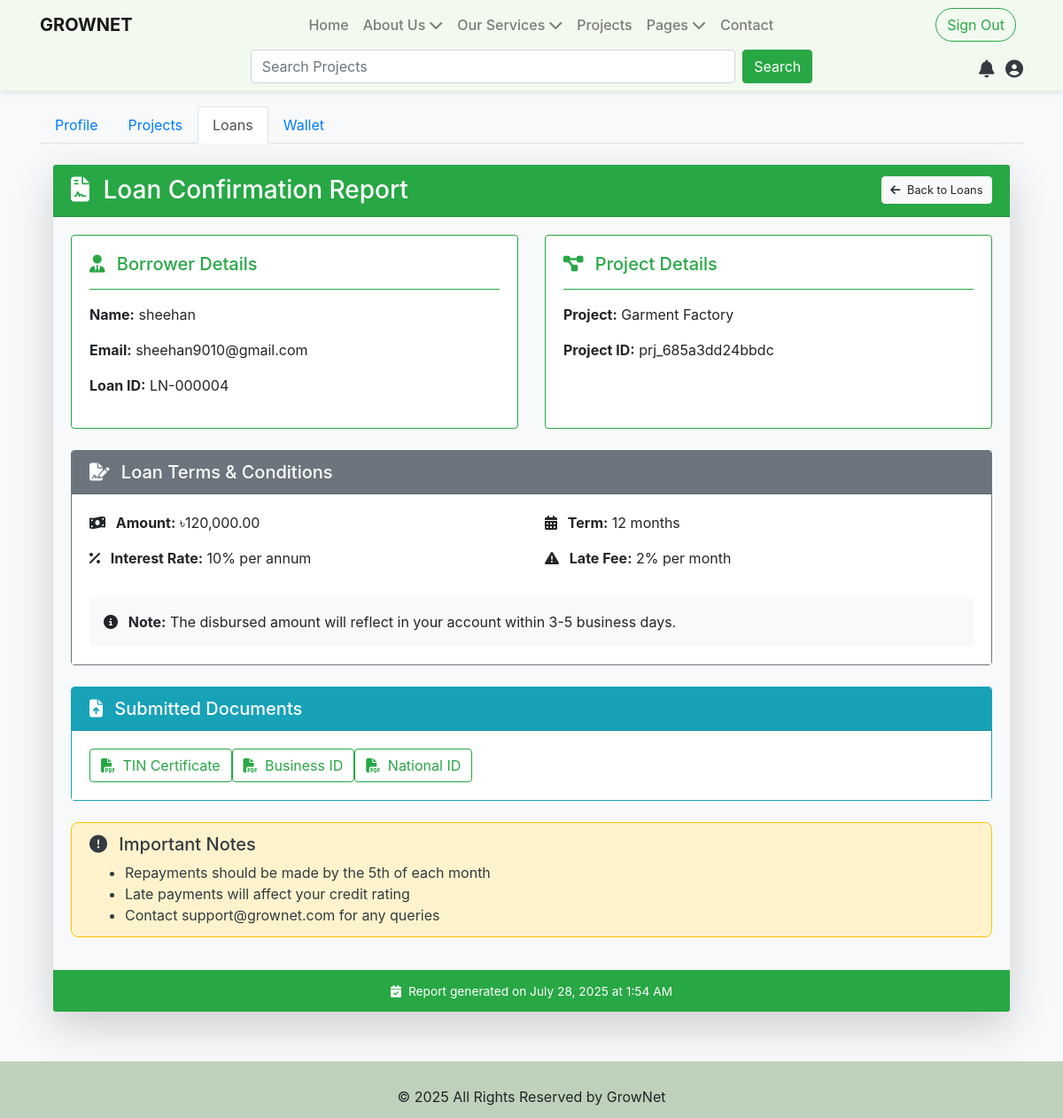
Page /index.php?page=dashboard&pages=userloans&action=viewreport&id=4 (signed in) on the committed database.
### tables this page shows
CREATE TABLE `loans` (
  `id` int(11) NOT NULL,
  `user_id` int(11) NOT NULL,
  `loan_amount` decimal(12,2) NOT NULL,
  `purpose` text DEFAULT NULL,
  `status` enum('pending','approved','rejected','cancelled','paid','due') DEFAULT 'pending',
  `due_amount` decimal(12,2) DEFAULT 0.00,
  `interest_rate` decimal(5,2) DEFAULT 10.00,
  `repayment_period_months` int(11) DEFAULT 12,
  `disbursement_date` date DEFAULT NULL,
  `due_date` date DEFAULT NULL,
  `processing_fee_percent` decimal(5,2) DEFAULT 1.50,
  `total_amount_due` decimal(12,2) DEFAULT NULL,
  `monthly_payment` decimal(12,2) DEFAULT NULL,
  `late_fee_percent` decimal(5,2) DEFAULT 2.00,
  `approved_by` int(11) DEFAULT NULL,
  `approved_at` datetime DEFAULT NULL,
  `created_at` datetime DEFAULT current_timestamp(),
  `updated_at` datetime DEFAULT current_timestamp() ON UPDATE current_timestamp(),
  `is_seen` tinyint(1) NOT NULL DEFAULT 0,
  `tin_certificate` varchar(255) DEFAULT NULL,
  `business_id_certificate` varchar(255) DEFAULT NULL,
  `national_id` varchar(255) DEFAULT NULL,
  `project_uniqid` varchar(64) DEFAULT NULL
);

CREATE TABLE `users` (
  `id` int(10) NOT NULL,
  `uniqid` varchar(50) DEFAULT NULL,
  `user_name` varchar(100) NOT NULL,
  `f_name` varchar(100) NOT NULL,
  `dob` date DEFAULT NULL,
  `contact` varchar(20) NOT NULL,
  `created_at` timestamp NOT NULL DEFAULT current_timestamp(),
  `user_email` varchar(100) NOT NULL,
  `user_pass` varchar(255) NOT NULL,
  `account_status` enum('active','inactive','','') NOT NULL DEFAULT 'inactive',
  `is_online` tinyint(1) NOT NULL DEFAULT 0,
  `gender` enum('male','female','others') DEFAULT NULL,
  `user_img` varchar(255) DEFAULT NULL,
  `location_id` int(11) DEFAULT NULL,
  `description` text DEFAULT NULL
);

CREATE TABLE `projects` (
  `id` int(10) NOT NULL,
  `uniqid` varchar(255) DEFAULT NULL,
  `project_name` varchar(100) NOT NULL,
  `description` text NOT NULL,
  `project_img` varchar(255) NOT NULL,
  `categoryId` int(10) NOT NULL,
  `project_type` enum('long_term','short_term') NOT NULL DEFAULT 'long_term',
  `created_at` timestamp NOT NULL DEFAULT current_timestamp(),
  `project_status` enum('pending','active','closed','approved','declined') NOT NULL,
  `owner_id` int(10) NOT NULL,
  `shares` int(10) UNSIGNED NOT NULL,
  `price_per_share` decimal(12,2) NOT NULL,
  `total_amount` decimal(12,2) DEFAULT NULL,
  `campaign_start` date DEFAULT NULL,
  `campaign_end` date DEFAULT NULL,
  `project_start` date DEFAULT NULL,
  `project_end` date DEFAULT NULL,
  `is_flexible_duration` tinyint(1) DEFAULT 0,
  `updated_at` timestamp NOT NULL DEFAULT current_timestamp() ON UPDATE current_timestamp(),
  `is_seen` tinyint(1) NOT NULL DEFAULT 0,
  `rejection_reason` text DEFAULT NULL,
  `avg_rating` decimal(3,2) DEFAULT 0.00,
  `review_count` int(11) DEFAULT 0
);

### config/class.user.php (called while the page is built, shortened)
<?php
class USER
{
	private $conn;
	public function __construct()
	{
		$database = new Database();
		$db = $database->dbConnection();
		$this->conn = $db;
	}
	public function runQuery($sql)
	{
		$stmt = $this->conn->prepare($sql);
		return $stmt;
	}
}
?>

### pages/user/viewLoanReport.php (the view, shortened to what this page needs)
<?php
require_once 'config/class.user.php';
$user = new USER();
$loanId = isset($_GET['id']) ? intval($_GET['id']) : 0;
$uid = $_SESSION['userSession'];
$stmt = $user->runQuery("
    SELECT l.*, u.user_name, u.user_email, p.project_name
    FROM loans l
    JOIN users u ON l.user_id = u.id
    LEFT JOIN projects p ON l.project_uniqid = p.uniqid
    WHERE l.id = :id AND l.user_id = :uid
");
$stmt->execute([':id' => $loanId, ':uid' => $uid]);
$loan = $stmt->fetch(PDO::FETCH_ASSOC);
?>
<div class="container mt-4">
    <div class="card shadow-lg border-0">
        <div class="card-header bg-success text-white">
            <div class="d-flex justify-content-between align-items-center">
                <h3 class="mb-0">
                    <i class="fas fa-file-contract mr-2"></i>
                    Loan Confirmation Report
                </h3>
                <a href="index.php?page=dashboard&pages=userloans" class="btn btn-light btn-sm">
                    <i class="fas fa-arrow-left mr-1"></i> Back to Loans
                </a>
            </div>
        </div>
        <div class="card-body bg-light">
            <div class="row mb-4">
                <div class="col-md-6">
                    <div class="card h-100 border-success">
                        <div class="card-body">
                            <h5 class="card-title text-success">
                                <i class="fas fa-user-tie mr-2"></i> Borrower Details
                            </h5>
                            <hr class="border-success">
                            <p><strong>Name:</strong> <?= htmlspecialchars($loan['user_name']) ?></p>
                            <p><strong>Email:</strong> <?= htmlspecialchars($loan['user_email']) ?></p>
                            <p><strong>Loan ID:</strong> LN-<?= str_pad($loan['id'], 6, '0', STR_PAD_LEFT) ?></p>
                        </div>
                    </div>
                </div>
                <div class="col-md-6">
                    <div class="card h-100 border-success">
                        <div class="card-body">
                            <h5 class="card-title text-success">
                                <i class="fas fa-project-diagram mr-2"></i> Project Details
                            </h5>
                            <hr class="border-success">
                            <?php if (!empty($loan['project_name'])): ?>
                                <p><strong>Project:</strong> <?= htmlspecialchars($loan['project_name']) ?></p>
                                <p><strong>Project ID:</strong> <?= htmlspecialchars($loan['project_uniqid']) ?></p>
                            <?php else: ?>
                                <p class="text-muted"><i class="fas fa-info-circle mr-2"></i> No associated project</p>
                            <?php endif; ?>
                        </div>
                    </div>
                </div>
            </div>
            <div class="card mb-4 border-secondary">
                <div class="card-header bg-secondary text-white">
                    <h5 class="mb-0">
                        <i class="fas fa-file-signature mr-2"></i>
                        Loan Terms & Conditions
                    </h5>
                </div>
                <div class="card-body bg-white">
                    <div class="row">
                        <div class="col-md-6">
                            <p><strong><i class="fas fa-money-bill-wave mr-2"></i> Amount:</strong>
                               ৳<?= number_format($loan['loan_amount'], 2) ?></p>
                            <p><strong><i class="fas fa-percentage mr-2"></i> Interest Rate:</strong>
                               10% per annum</p>
                        </div>
                        <div class="col-md-6">
                            <p><strong><i class="fas fa-calendar-alt mr-2"></i> Term:</strong>
                               12 months</p>
                            <p><strong><i class="fas fa-exclamation-triangle mr-2"></i> Late Fee:</strong>
                               2% per month</p>
                        </div>
                    </div>
                    <div class="mt-3 p-3 bg-light rounded">
                        <p class="mb-0"><strong><i class="fas fa-info-circle mr-2"></i> Note:</strong>
                           The disbursed amount will reflect in your account within 3-5 business days.</p>
                    </div>
                </div>
            </div>
            <div class="card mb-4 border-info">
                <div class="card-header bg-info text-white">
                    <h5 class="mb-0">
                        <i class="fas fa-file-upload mr-2"></i>
                        Submitted Documents
                    </h5>
                </div>
                <div class="card-body bg-white">
                    <div class="d-flex flex-wrap gap-2">
                        <?php if ($loan['tin_certificate']): ?>
                            <a href="../../assets/doc/<?= htmlspecialchars($loan['tin_certificate']) ?>"
                               target="_blank" class="btn btn-outline-success">
                               <i class="fas fa-file-pdf mr-1"></i> TIN Certificate
                            </a>
                        <?php endif; ?>
                        <?php if ($loan['business_id_certificate']): ?>
                            <a href="../../assets/doc/<?= htmlspecialchars($loan['business_id_certificate']) ?>"
                               target="_blank" class="btn btn-outline-success">
                               <i class="fas fa-file-pdf mr-1"></i> Business ID
                            </a>
                        <?php endif; ?>
                        <?php if ($loan['national_id']): ?>
                            <a href="../../assets/doc/<?= htmlspecialchars($loan['national_id']) ?>"
                               target="_blank" class="btn btn-outline-success">
                               <i class="fas fa-file-pdf mr-1"></i> National ID
                            </a>
                        <?php endif; ?>
                    </div>
                </div>
            </div>
            <div class="alert alert-warning border-warning">
                <h5 class="text-dark"><i class="fas fa-exclamation-circle mr-2"></i> Important Notes</h5>
                <ul class="mb-0">
                    <li class="text-dark">Repayments should be made by the 5th of each month</li>
                    <li class="text-dark">Late payments will affect your credit rating</li>
                    <li class="text-dark">Contact support@grownet.com for any queries</li>
                </ul>
            </div>
        </div>
        <div class="card-footer bg-success text-white text-center">
            <small><i class="fas fa-calendar-check mr-2"></i>Report generated on <?= date('F j, Y \a\t g:i A') ?></small>
        </div>
    </div>
</div>

### assets/css/style.css (style rules this page uses)
body, html { height: 100%; margin: 0; padding: 0; background-color: #f8f9fa; scroll-behavior: smooth; }
.btn-sm { padding: .3rem .6rem; font-size: .8rem; border-radius: .25rem; }
.alert { border-radius: 8px; }
.card-footer { border-top: 1px solid #e9ecef; background: #fff; font-size: 0.98rem; }

### rows in the picture
loans: user.user_name "sheehan", user.user_email "sheehan9010@gmail.com", id "000004", projects.project_name "Garment Factory", project_uniqid "prj_685a3dd24bbdc", loan_amount "120,000.00"
